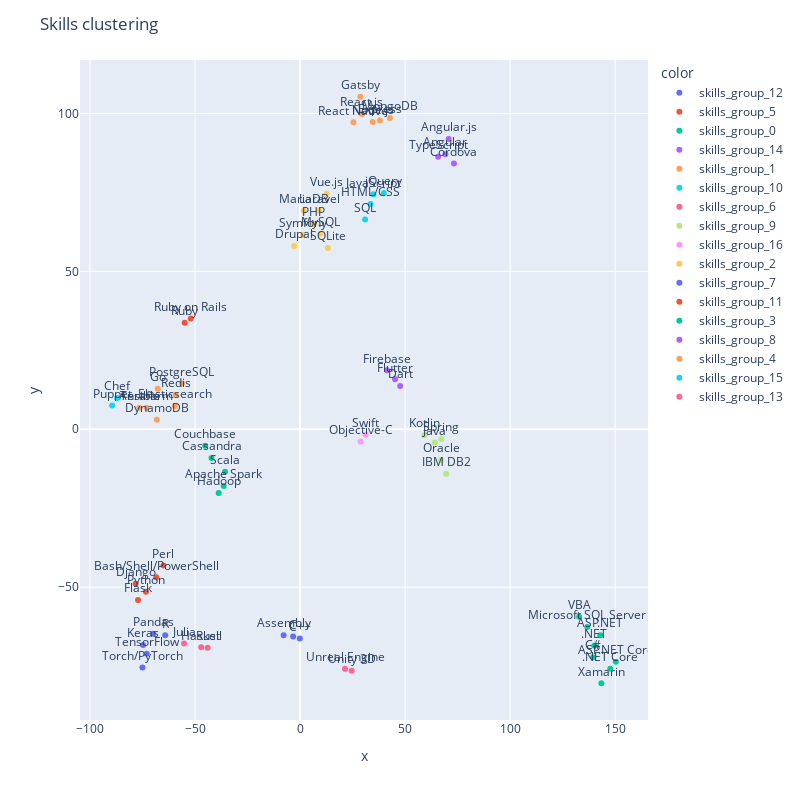

Source (notebook cell):
### Code cell
# Plot the new clusters
fig = px.scatter(x=tsne_df[0], y=tsne_df[1], text=tsne_df.index, color=tsne_df['label'])
fig.update_traces(textposition='top center')
fig.update_layout(height=800, width=800, title_text='Skills clustering')
fig.show()

### Figure 1 — Plotly figure (JSON) as saved in the notebook; plotly's stock layout.template omitted (floating-point values rounded to 4 significant figures)
{"data": [{"hovertemplate": "color=skills_group_12<br>x=%{x}<br>y=%{y}<br>text=%{text}<extra></extra>", "legendgroup": "skills_group_12", "marker": {"color": "#636efa", "symbol": "circle"}, "mode": "markers+text", "name": "skills_group_12", "orientation": "v", "showlegend": true, "text": ["Assembly", "C", "C++"], "textposition": "top center", "type": "scatter", "x": [-7.812, -3.295, -0.1008], "xaxis": "x", "y": [-65.19, -65.58, -66.25], "yaxis": "y"}, {"hovertemplate": "color=skills_group_5<br>x=%{x}<br>y=%{y}<br>text=%{text}<extra></extra>", "legendgroup": "skills_group_5", "marker": {"color": "#EF553B", "symbol": "circle"}, "mode": "markers+text", "name": "skills_group_5", "orientation": "v", "showlegend": true, "text": ["Bash/Shell/PowerShell", "Perl", "Python", "Django", "Flask"], "textposition": "top center", "type": "scatter", "x": [-68.46, -65.04, -73.34, -78.28, -77.13], "xaxis": "x", "y": [-46.88, -43.1, -51.48, -48.91, -54.02], "yaxis": "y"}, {"hovertemplate": "color=skills_group_0<br>x=%{x}<br>y=%{y}<br>text=%{text}<extra></extra>", "legendgroup": "skills_group_0", "marker": {"color": "#00cc96", "symbol": "circle"}, "mode": "markers+text", "name": "skills_group_0", "orientation": "v", "showlegend": true, "text": ["C#", "VBA", "Microsoft SQL Server", "ASP.NET", "ASP.NET Core", ".NET", ".NET Core", "Xamarin"], "textposition": "top center", "type": "scatter", "x": [139.6, 132.9, 136.8, 142.9, 150.3, 140.1, 147.7, 143.4], "xaxis": "x", "y": [-72.18, -59.33, -62.58, -65.18, -73.64, -68.55, -75.85, -80.41], "yaxis": "y"}, {"hovertemplate": "color=skills_group_14<br>x=%{x}<br>y=%{y}<br>text=%{text}<extra></extra>", "legendgroup": "skills_group_14", "marker": {"color": "#ab63fa", "symbol": "circle"}, "mode": "markers+text", "name": "skills_group_14", "orientation": "v", "showlegend": true, "text": ["Dart", "Firebase", "Flutter"], "textposition": "top center", "type": "scatter", "x": [47.67, 41.42, 45.23], "xaxis": "x", "y": [13.71, 18.66, 15.81], "yaxis": "y"}, {"hovertemplate": "color=skills_group_1<br>x=%{x}<br>y=%{y}<br>text=%{text}<extra></extra>", "legendgroup": "skills_group_1", "marker": {"color": "#FFA15A", "symbol": "circle"}, "mode": "markers+text", "name": "skills_group_1", "orientation": "v", "showlegend": true, "text": ["Go", "DynamoDB", "Elasticsearch", "PostgreSQL", "Redis", "Ansible", "Teraform"], "textposition": "top center", "type": "scatter", "x": [-67.74, -68.17, -59.63, -56.22, -59.22, -76.52, -73.14], "xaxis": "x", "y": [12.84, 3.014, 7.383, 14.49, 10.87, 6.856, 6.851], "yaxis": "y"}, {"hovertemplate": "color=skills_group_10<br>x=%{x}<br>y=%{y}<br>text=%{text}<extra></extra>", "legendgroup": "skills_group_10", "marker": {"color": "#19d3f3", "symbol": "circle"}, "mode": "markers+text", "name": "skills_group_10", "orientation": "v", "showlegend": true, "text": ["HTML/CSS", "JavaScript", "SQL", "jQuery"], "textposition": "top center", "type": "scatter", "x": [33.55, 34.88, 30.97, 39.9], "xaxis": "x", "y": [71.31, 74.39, 66.4, 74.81], "yaxis": "y"}, {"hovertemplate": "color=skills_group_6<br>x=%{x}<br>y=%{y}<br>text=%{text}<extra></extra>", "legendgroup": "skills_group_6", "marker": {"color": "#FF6692", "symbol": "circle"}, "mode": "markers+text", "name": "skills_group_6", "orientation": "v", "showlegend": true, "text": ["Haskell", "Julia", "Rust"], "textposition": "top center", "type": "scatter", "x": [-47.04, -55.22, -43.98], "xaxis": "x", "y": [-69.05, -67.84, -69.16], "yaxis": "y"}, {"hovertemplate": "color=skills_group_9<br>x=%{x}<br>y=%{y}<br>text=%{text}<extra></extra>", "legendgroup": "skills_group_9", "marker": {"color": "#B6E880", "symbol": "circle"}, "mode": "markers+text", "name": "skills_group_9", "orientation": "v", "showlegend": true, "text": ["Java", "Kotlin", "IBM DB2", "Oracle", "Spring"], "textposition": "top center", "type": "scatter", "x": [64.13, 59.1, 69.55, 67.13, 67.25], "xaxis": "x", "y": [-4.208, -1.864, -14.09, -9.696, -3.058], "yaxis": "y"}, {"hovertemplate": "color=skills_group_16<br>x=%{x}<br>y=%{y}<br>text=%{text}<extra></extra>", "legendgroup": "skills_group_16", "marker": {"color": "#FF97FF", "symbol": "circle"}, "mode": "markers+text", "name": "skills_group_16", "orientation": "v", "showlegend": true, "text": ["Objective-C", "Swift"], "textposition": "top center", "type": "scatter", "x": [28.82, 31.24], "xaxis": "x", "y": [-3.851, -1.754], "yaxis": "y"}, {"hovertemplate": "color=skills_group_2<br>x=%{x}<br>y=%{y}<br>text=%{text}<extra></extra>", "legendgroup": "skills_group_2", "marker": {"color": "#FECB52", "symbol": "circle"}, "mode": "markers+text", "name": "skills_group_2", "orientation": "v", "showlegend": true, "text": ["PHP", "MariaDB", "MySQL", "SQLite", "Drupal", "Laravel", "Symfony", "Vue.js"], "textposition": "top center", "type": "scatter", "x": [6.505, 1.713, 9.645, 13.25, -2.745, 9.036, 1.411, 12.6], "xaxis": "x", "y": [64.96, 69.2, 61.91, 57.41, 58.02, 69.18, 61.46, 74.6], "yaxis": "y"}, {"hovertemplate": "color=skills_group_7<br>x=%{x}<br>y=%{y}<br>text=%{text}<extra></extra>", "legendgroup": "skills_group_7", "marker": {"color": "#636efa", "symbol": "circle"}, "mode": "markers+text", "name": "skills_group_7", "orientation": "v", "showlegend": true, "text": ["R", "Keras", "Pandas", "TensorFlow", "Torch/PyTorch"], "textposition": "top center", "type": "scatter", "x": [-64.18, -74.75, -69.9, -72.99, -75.02], "xaxis": "x", "y": [-65.25, -68.28, -64.74, -71.06, -75.46], "yaxis": "y"}, {"hovertemplate": "color=skills_group_11<br>x=%{x}<br>y=%{y}<br>text=%{text}<extra></extra>", "legendgroup": "skills_group_11", "marker": {"color": "#EF553B", "symbol": "circle"}, "mode": "markers+text", "name": "skills_group_11", "orientation": "v", "showlegend": true, "text": ["Ruby", "Ruby on Rails"], "textposition": "top center", "type": "scatter", "x": [-54.92, -52.01], "xaxis": "x", "y": [33.75, 35.06], "yaxis": "y"}, {"hovertemplate": "color=skills_group_3<br>x=%{x}<br>y=%{y}<br>text=%{text}<extra></extra>", "legendgroup": "skills_group_3", "marker": {"color": "#00cc96", "symbol": "circle"}, "mode": "markers+text", "name": "skills_group_3", "orientation": "v", "showlegend": true, "text": ["Scala", "Cassandra", "Couchbase", "Apache Spark", "Hadoop"], "textposition": "top center", "type": "scatter", "x": [-35.72, -42.13, -45.13, -36.33, -38.73], "xaxis": "x", "y": [-13.45, -9.099, -5.18, -17.99, -20.2], "yaxis": "y"}, {"hovertemplate": "color=skills_group_8<br>x=%{x}<br>y=%{y}<br>text=%{text}<extra></extra>", "legendgroup": "skills_group_8", "marker": {"color": "#ab63fa", "symbol": "circle"}, "mode": "markers+text", "name": "skills_group_8", "orientation": "v", "showlegend": true, "text": ["TypeScript", "Angular", "Angular.js", "Cordova"], "textposition": "top center", "type": "scatter", "x": [65.74, 69.21, 70.75, 73.27], "xaxis": "x", "y": [86.31, 87.1, 91.91, 84.13], "yaxis": "y"}, {"hovertemplate": "color=skills_group_4<br>x=%{x}<br>y=%{y}<br>text=%{text}<extra></extra>", "legendgroup": "skills_group_4", "marker": {"color": "#FFA15A", "symbol": "circle"}, "mode": "markers+text", "name": "skills_group_4", "orientation": "v", "showlegend": true, "text": ["MongoDB", "Express", "Gatsby", "React.js", "Node.js", "React Native"], "textposition": "top center", "type": "scatter", "x": [42.77, 38.01, 28.72, 29.47, 34.6, 25.42], "xaxis": "x", "y": [98.59, 97.77, 105.3, 99.8, 97.32, 97.21], "yaxis": "y"}, {"hovertemplate": "color=skills_group_15<br>x=%{x}<br>y=%{y}<br>text=%{text}<extra></extra>", "legendgroup": "skills_group_15", "marker": {"color": "#19d3f3", "symbol": "circle"}, "mode": "markers+text", "name": "skills_group_15", "orientation": "v", "showlegend": true, "text": ["Chef", "Puppet"], "textposition": "top center", "type": "scatter", "x": [-87.08, -89.44], "xaxis": "x", "y": [9.902, 7.539], "yaxis": "y"}, {"hovertemplate": "color=skills_group_13<br>x=%{x}<br>y=%{y}<br>text=%{text}<extra></extra>", "legendgroup": "skills_group_13", "marker": {"color": "#FF6692", "symbol": "circle"}, "mode": "markers+text", "name": "skills_group_13", "orientation": "v", "showlegend": true, "text": ["Unity 3D", "Unreal Engine"], "textposition": "top center", "type": "scatter", "x": [24.59, 21.42], "xaxis": "x", "y": [-76.47, -75.83], "yaxis": "y"}], "layout": {"height": 800, "legend": {"title": {"text": "color"}, "tracegroupgap": 0}, "margin": {"t": 60}, "title": {"text": "Skills clustering"}, "width": 800, "xaxis": {"anchor": "y", "domain": [0, 1], "title": {"text": "x"}}, "yaxis": {"anchor": "x", "domain": [0, 1], "title": {"text": "y"}}}}
